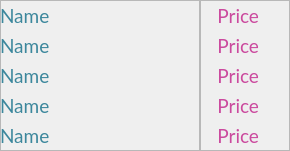
   <widget class="QFrame" name="frame_30">
    <property name="geometry">
     <rect>
      <x>10</x>
      <y>810</y>
      <width>290</width>
      <height>151</height>
     </rect>
    </property>
    <property name="font">
     <font>
      <family>Lato</family>
      <pointsize>14</pointsize>
      <weight>50</weight>
      <italic>false</italic>
      <bold>false</bold>
     </font>
    </property>
    <property name="styleSheet">
     <string notr="true">font: 14pt &quot;Lato&quot;;</string>
    </property>
    <property name="frameShape">
     <enum>QFrame::StyledPanel</enum>
    </property>
    <property name="frameShadow">
     <enum>QFrame::Raised</enum>
    </property>
    <widget class="QFrame" name="frame_31">
     <property name="geometry">
      <rect>
       <x>0</x>
       <y>0</y>
       <width>201</width>
       <height>151</height>
      </rect>
     </property>
     <property name="font">
      <font>
       <family>Lato</family>
       <pointsize>14</pointsize>
       <weight>50</weight>
       <italic>false</italic>
       <bold>false</bold>
      </font>
     </property>
     <property name="styleSheet">
      <string notr="true">color: rgba(60, 135, 156, 1);</string>
     </property>
     <property name="frameShape">
      <enum>QFrame::StyledPanel</enum>
     </property>
     <property name="frameShadow">
      <enum>QFrame::Raised</enum>
     </property>
     <widget class="QLabel" name="name_55">
      <property name="geometry">
       <rect>
        <x>0</x>
        <y>0</y>
        <width>201</width>
        <height>31</height>
       </rect>
      </property>
      <property name="font">
       <font>
        <family>Lato</family>
        <pointsize>14</pointsize>
        <weight>50</weight>
        <italic>false</italic>
        <bold>false</bold>
       </font>
      </property>
      <property name="text">
       <string>Name</string>
      </property>
     </widget>
     <widget class="QLabel" name="name_56">
      <property name="geometry">
       <rect>
        <x>0</x>
        <y>30</y>
        <width>201</width>
        <height>31</height>
       </rect>
      </property>
      <property name="font">
       <font>
        <family>Lato</family>
        <pointsize>14</pointsize>
        <weight>50</weight>
        <italic>false</italic>
        <bold>false</bold>
       </font>
      </property>
      <property name="text">
       <string>Name</string>
      </property>
     </widget>
     <widget class="QLabel" name="name_58">
      <property name="geometry">
       <rect>
        <x>0</x>
        <y>90</y>
        <width>201</width>
        <height>31</height>
       </rect>
      </property>
      <property name="font">
       <font>
        <family>Lato</family>
        <pointsize>14</pointsize>
        <weight>50</weight>
        <italic>false</italic>
        <bold>false</bold>
       </font>
      </property>
      <property name="text">
       <string>Name</string>
      </property>
     </widget>
     <widget class="QLabel" name="name_57">
      <property name="geometry">
       <rect>
        <x>0</x>
        <y>60</y>
        <width>201</width>
        <height>31</height>
       </rect>
      </property>
      <property name="font">
       <font>
        <family>Lato</family>
        <pointsize>14</pointsize>
        <weight>50</weight>
        <italic>false</italic>
        <bold>false</bold>
       </font>
      </property>
      <property name="text">
       <string>Name</string>
      </property>
     </widget>
     <widget class="QLabel" name="name_59">
      <property name="geometry">
       <rect>
        <x>0</x>
        <y>120</y>
        <width>201</width>
        <height>31</height>
       </rect>
      </property>
      <property name="font">
       <font>
        <family>Lato</family>
        <pointsize>14</pointsize>
        <weight>50</weight>
        <italic>false</italic>
        <bold>false</bold>
       </font>
      </property>
      <property name="text">
       <string>Name</string>
      </property>
     </widget>
    </widget>
    <widget class="QFrame" name="frame_32">
     <property name="geometry">
      <rect>
       <x>199</x>
       <y>0</y>
       <width>91</width>
       <height>151</height>
      </rect>
     </property>
     <property name="font">
      <font>
       <family>Lato</family>
       <pointsize>14</pointsize>
       <weight>50</weight>
       <italic>false</italic>
       <bold>false</bold>
      </font>
     </property>
     <property name="layoutDirection">
      <enum>Qt::RightToLeft</enum>
     </property>
     <property name="styleSheet">
      <string notr="true">color: rgba(203, 74, 158, 1);</string>
     </property>
     <property name="frameShape">
      <enum>QFrame::StyledPanel</enum>
     </property>
     <property name="frameShadow">
      <enum>QFrame::Raised</enum>
     </property>
     <widget class="QLabel" name="price_55">
      <property name="geometry">
       <rect>
        <x>0</x>
        <y>0</y>
        <width>60</width>
        <height>31</height>
       </rect>
      </property>
      <property name="font">
       <font>
        <family>Lato</family>
        <pointsize>14</pointsize>
        <weight>50</weight>
        <italic>false</italic>
        <bold>false</bold>
       </font>
      </property>
      <property name="text">
       <string>Price</string>
      </property>
      <property name="alignment">
       <set>Qt::AlignRight|Qt::AlignTrailing|Qt::AlignVCenter</set>
      </property>
     </widget>
     <widget class="QLabel" name="label_201">
      <property name="geometry">
       <rect>
        <x>60</x>
        <y>0</y>
        <width>32</width>
        <height>32</height>
       </rect>
      </property>
      <property name="styleSheet">
       <string notr="true">border-image: url(:/newPrefix/PlatIcon.png);</string>
      </property>
      <property name="text">
       <string/>
      </property>
     </widget>
     <widget class="QLabel" name="label_202">
      <property name="geometry">
       <rect>
        <x>60</x>
        <y>30</y>
        <width>32</width>
        <height>32</height>
       </rect>
      </property>
      <property name="styleSheet">
       <string notr="true">border-image: url(:/newPrefix/PlatIcon.png);</string>
      </property>
      <property name="text">
       <string/>
      </property>
     </widget>
     <widget class="QLabel" name="price_56">
      <property name="geometry">
       <rect>
        <x>0</x>
        <y>30</y>
        <width>60</width>
        <height>31</height>
       </rect>
      </property>
      <property name="font">
       <font>
        <family>Lato</family>
        <pointsize>14</pointsize>
        <weight>50</weight>
        <italic>false</italic>
        <bold>false</bold>
       </font>
      </property>
      <property name="text">
       <string>Price</string>
      </property>
      <property name="alignment">
       <set>Qt::AlignRight|Qt::AlignTrailing|Qt::AlignVCenter</set>
      </property>
     </widget>
     <widget class="QLabel" name="price_58">
      <property name="geometry">
       <rect>
        <x>0</x>
        <y>90</y>
        <width>60</width>
        <height>31</height>
       </rect>
      </property>
      <property name="font">
       <font>
        <family>Lato</family>
        <pointsize>14</pointsize>
        <weight>50</weight>
        <italic>false</italic>
        <bold>false</bold>
       </font>
      </property>
      <property name="text">
       <string>Price</string>
      </property>
      <property name="alignment">
       <set>Qt::AlignRight|Qt::AlignTrailing|Qt::AlignVCenter</set>
      </property>
     </widget>
     <widget class="QLabel" name="label_205">
      <property name="geometry">
       <rect>
        <x>60</x>
        <y>60</y>
        <width>32</width>
        <height>32</height>
       </rect>
      </property>
      <property name="styleSheet">
       <string notr="true">border-image: url(:/newPrefix/PlatIcon.png);</string>
      </property>
      <property name="text">
       <string/>
      </property>
     </widget>
     <widget class="QLabel" name="label_206">
      <property name="geometry">
       <rect>
        <x>60</x>
        <y>90</y>
        <width>32</width>
        <height>32</height>
       </rect>
      </property>
      <property name="styleSheet">
       <string notr="true">border-image: url(:/newPrefix/PlatIcon.png);</string>
      </property>
      <property name="text">
       <string/>
      </property>
     </widget>
     <widget class="QLabel" name="price_57">
      <property name="geometry">
       <rect>
        <x>0</x>
        <y>60</y>
        <width>60</width>
        <height>31</height>
       </rect>
      </property>
      <property name="font">
       <font>
        <family>Lato</family>
        <pointsize>14</pointsize>
        <weight>50</weight>
        <italic>false</italic>
        <bold>false</bold>
       </font>
      </property>
      <property name="text">
       <string>Price</string>
      </property>
      <property name="alignment">
       <set>Qt::AlignRight|Qt::AlignTrailing|Qt::AlignVCenter</set>
      </property>
     </widget>
     <widget class="QLabel" name="label_209">
      <property name="geometry">
       <rect>
        <x>60</x>
        <y>120</y>
        <width>32</width>
        <height>32</height>
       </rect>
      </property>
      <property name="styleSheet">
       <string notr="true">border-image: url(:/newPrefix/PlatIcon.png);</string>
      </property>
      <property name="text">
       <string/>
      </property>
     </widget>
     <widget class="QLabel" name="price_59">
      <property name="geometry">
       <rect>
        <x>0</x>
        <y>120</y>
        <width>60</width>
        <height>31</height>
       </rect>
      </property>
      <property name="font">
       <font>
        <family>Lato</family>
        <pointsize>14</pointsize>
        <weight>50</weight>
        <italic>false</italic>
        <bold>false</bold>
       </font>
      </property>
      <property name="text">
       <string>Price</string>
      </property>
      <property name="alignment">
       <set>Qt::AlignRight|Qt::AlignTrailing|Qt::AlignVCenter</set>
      </property>
     </widget>
    </widget>
   </widget>
